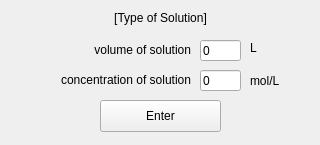
<?xml version="1.0" encoding="UTF-8"?>
<ui version="4.0">
 <class>Form</class>
 <widget class="QWidget" name="Form">
  <property name="geometry">
   <rect>
    <x>0</x>
    <y>0</y>
    <width>320</width>
    <height>145</height>
   </rect>
  </property>
  <property name="windowTitle">
   <string>Enter Strong Solution</string>
  </property>
  <widget class="QLabel" name="solutionType">
   <property name="geometry">
    <rect>
     <x>20</x>
     <y>10</y>
     <width>281</width>
     <height>16</height>
    </rect>
   </property>
   <property name="text">
    <string>[Type of Solution]</string>
   </property>
   <property name="alignment">
    <set>Qt::AlignCenter</set>
   </property>
  </widget>
  <widget class="QLabel" name="label_2">
   <property name="geometry">
    <rect>
     <x>80</x>
     <y>40</y>
     <width>111</width>
     <height>20</height>
    </rect>
   </property>
   <property name="text">
    <string>volume of solution</string>
   </property>
   <property name="alignment">
    <set>Qt::AlignRight|Qt::AlignTrailing|Qt::AlignVCenter</set>
   </property>
  </widget>
  <widget class="QLabel" name="label_3">
   <property name="geometry">
    <rect>
     <x>40</x>
     <y>70</y>
     <width>151</width>
     <height>20</height>
    </rect>
   </property>
   <property name="text">
    <string>concentration of solution</string>
   </property>
   <property name="alignment">
    <set>Qt::AlignRight|Qt::AlignTrailing|Qt::AlignVCenter</set>
   </property>
  </widget>
  <widget class="QLineEdit" name="volume">
   <property name="geometry">
    <rect>
     <x>200</x>
     <y>40</y>
     <width>41</width>
     <height>21</height>
    </rect>
   </property>
   <property name="text">
    <string>0</string>
   </property>
  </widget>
  <widget class="QLabel" name="label_4">
   <property name="geometry">
    <rect>
     <x>250</x>
     <y>40</y>
     <width>16</width>
     <height>16</height>
    </rect>
   </property>
   <property name="text">
    <string>L</string>
   </property>
   <property name="alignment">
    <set>Qt::AlignLeading|Qt::AlignLeft|Qt::AlignVCenter</set>
   </property>
  </widget>
  <widget class="QLabel" name="label_5">
   <property name="geometry">
    <rect>
     <x>250</x>
     <y>70</y>
     <width>41</width>
     <height>21</height>
    </rect>
   </property>
   <property name="text">
    <string>mol/L</string>
   </property>
   <property name="alignment">
    <set>Qt::AlignLeading|Qt::AlignLeft|Qt::AlignVCenter</set>
   </property>
  </widget>
  <widget class="QLineEdit" name="concentration">
   <property name="geometry">
    <rect>
     <x>200</x>
     <y>70</y>
     <width>41</width>
     <height>21</height>
    </rect>
   </property>
   <property name="text">
    <string>0</string>
   </property>
  </widget>
  <widget class="QPushButton" name="enterButton">
   <property name="geometry">
    <rect>
     <x>100</x>
     <y>100</y>
     <width>121</width>
     <height>32</height>
    </rect>
   </property>
   <property name="text">
    <string>Enter</string>
   </property>
  </widget>
 </widget>
 <resources/>
 <connections/>
</ui>
